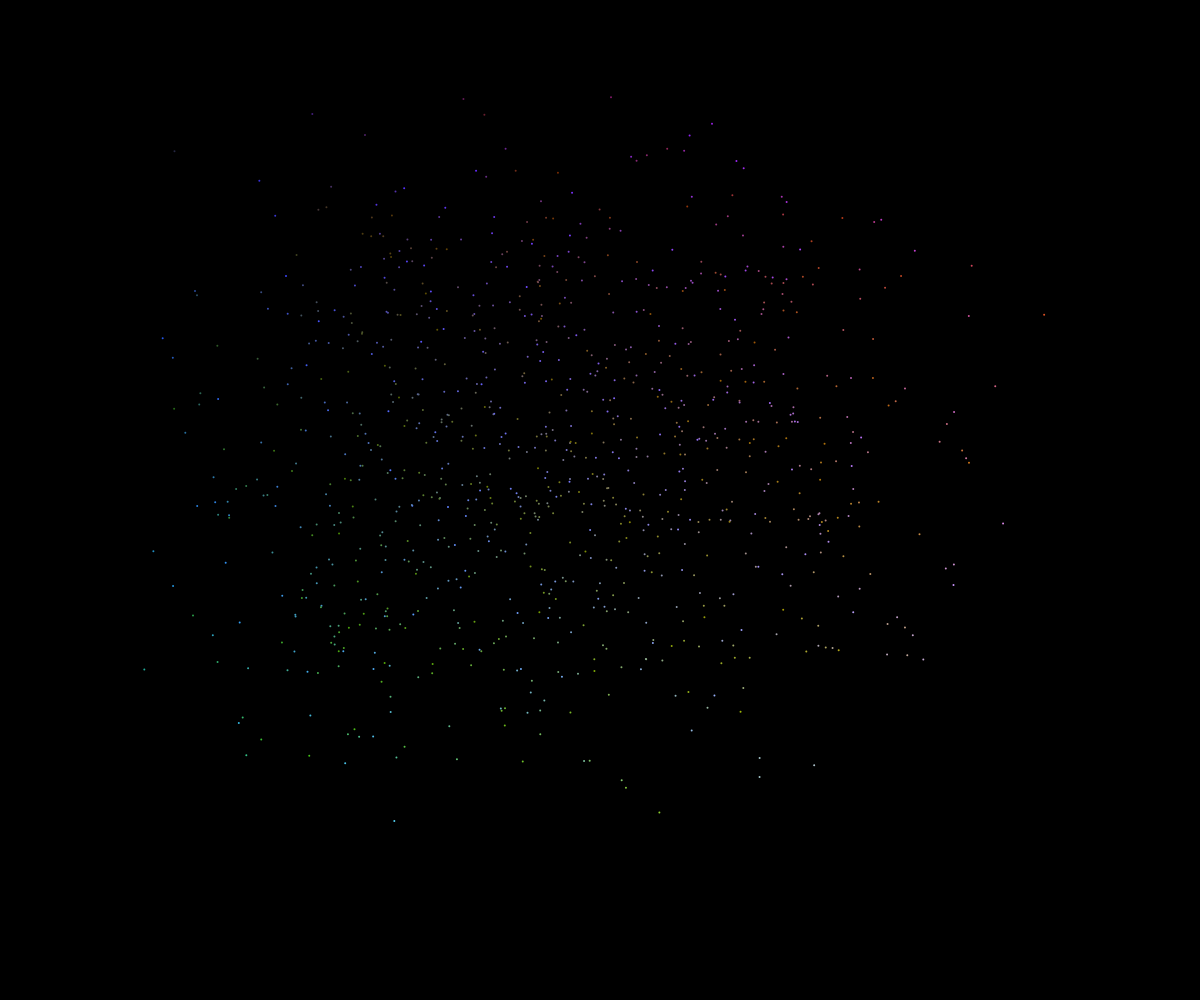
Frame 1 (no input)
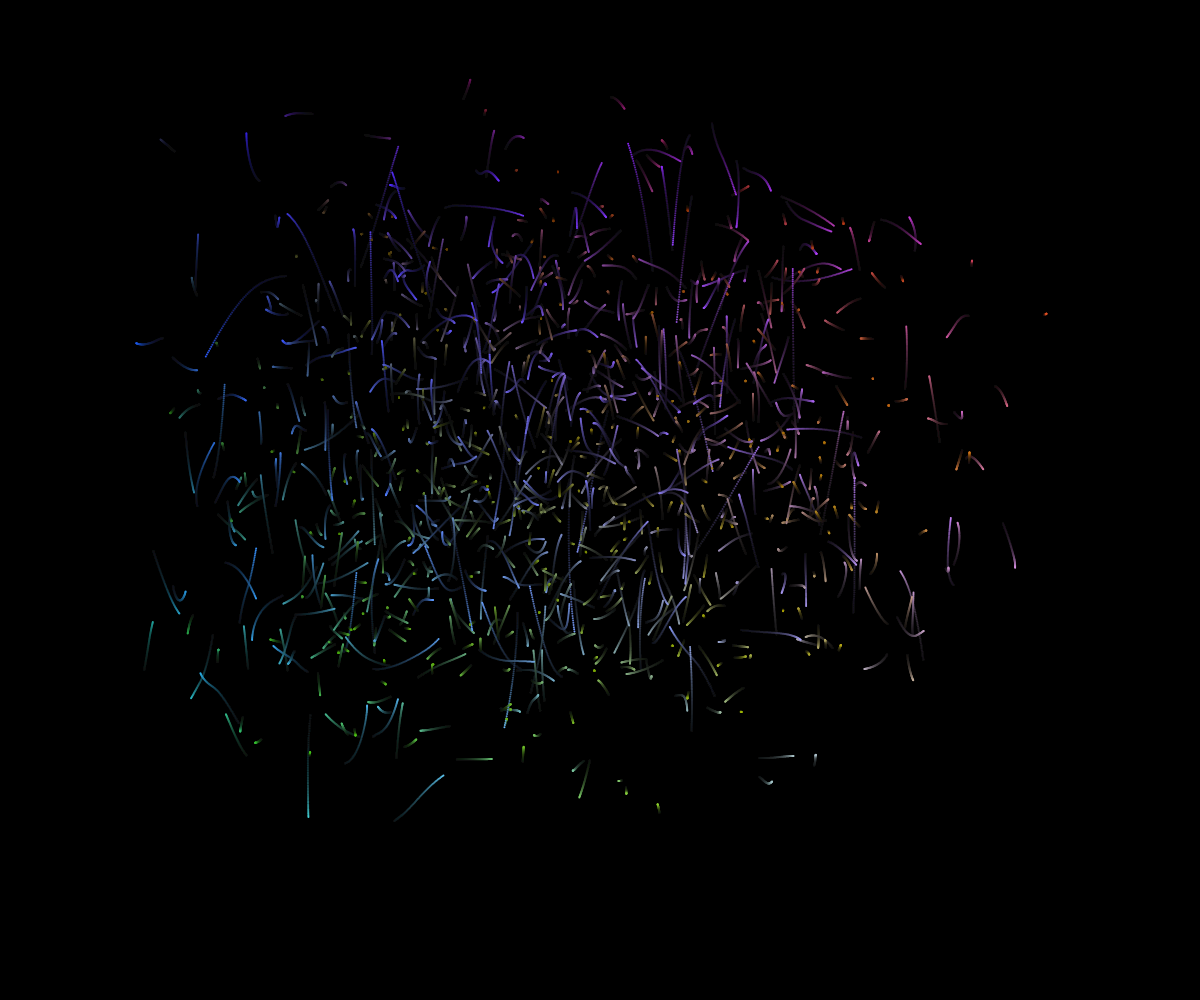
Frame 60 (no input)
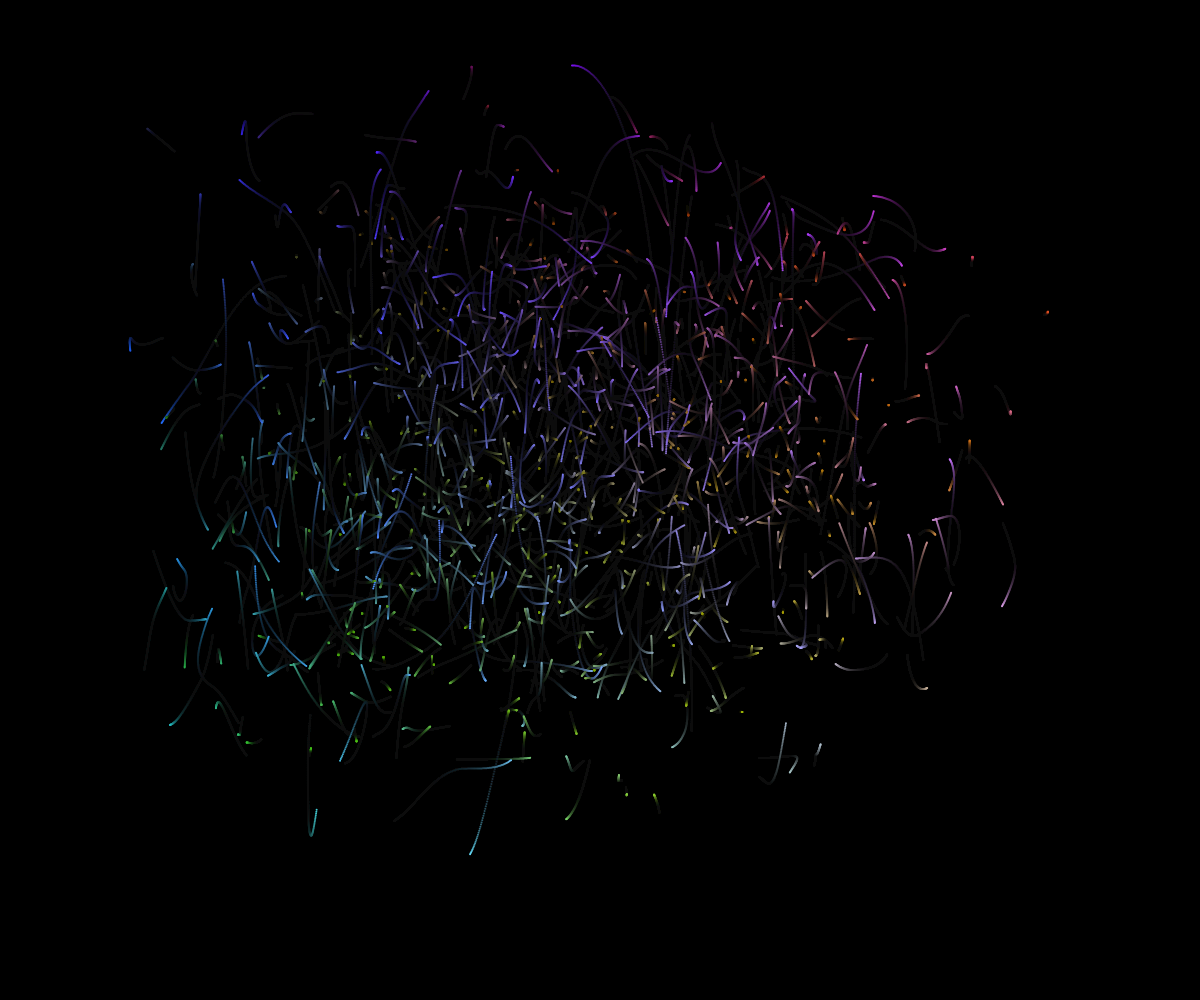
Frame 120 (the mouse pressed at the canvas centre since frame 60)

The p5.js sketch that drew these frames (run headless with seeded random() and noise() and a simulated clock; from frame 60 on, the mouse is pressed at the canvas centre):

// p5.js sketch
// ── sketch.js
// camminatore nebulosa
// Lucilla Cesaroni

var w, h;
var d = 2; // diametro ellisse
var quanti = 1000 // numero pallini
var c = []; // array vuoto che contiene gli oggetti che sono i camminatori
var speedMax = 0.1; // velocità movimento

function setup() {
  createCanvas(w = windowWidth, h = windowHeight);
  noStroke(); // senza outline

  // crea n oggetti di classe Camminatore
  for (var i = 0; i < quanti; i++) {
    c.push(new Camminatore(i)); // pusho elementi "i" di classe Camminatore dentro l'array "c"
  }
}

function draw() {
  background(0, 10); // nero con opacità 40

  // per tutti i camminatori chiama i diversi metodi utili (metodo = funzione)
  for (var i = 0; i < quanti; i++) {
    c[i].move(); // esegue .move (= metodo) all'elemento "i" dell'array "c"
    c[i].display(); // esegue .display all'elemento "i" dell'array "c" 
  }
}

// Classe:
// La classe è un insieme di metodi (funzioni) e di variabili, 
// è un insieme di "caratteristiche" che si applicano all'oggetto
// CLASSE = camminatore 

// c = Array di oggetti di tipo camminatore

function Camminatore(_id) { // _id = variabile locale che definisce la singola particella
  background(0); // do sfondo nero altrimenti all'inizio vedi sfumatura dal bianco

  // costruttore = inizializza delle variabili, riferite all'elemento i che si trova in quel momento dentro camminatore
  this.id = _id; // con this mi riferisco solo a quella particella lì: ad esempio all'inizio sulla prima pallina

  this.x = random(w); // x inizio
  this.y = random(h); // y inizio

  this.speed = random(0, speedMax); // velocità = num casuale (da 0 a speedMax) 

  this.noiseX = random(1000); // attribuisco un noise ad ogni pallina 
  //non mettere un valore troppo basso altrimenti troppo raggruppati
  this.noiseY = random(2000); // valore diverso altrimenti vanno in diagonale

  // metodo move
  this.move = function() {
    this.x = w * noise(this.noiseX); // piu speed è alto piu la particella si muove per spazi piu ampi
    this.y = h * noise(this.noiseY);

    this.noiseX += 0.01 * this.speed;
    this.noiseY += 0.02 * this.speed;
  }

  // metodo display
  this.display = function() {
    fill(map(this.x, 0, w, 0, 255), map(this.y, 0, h, 0, 255), map(this.speed, 0, speedMax, 0, 255));
    ellipse(this.x, this.y, d);
  }
}
